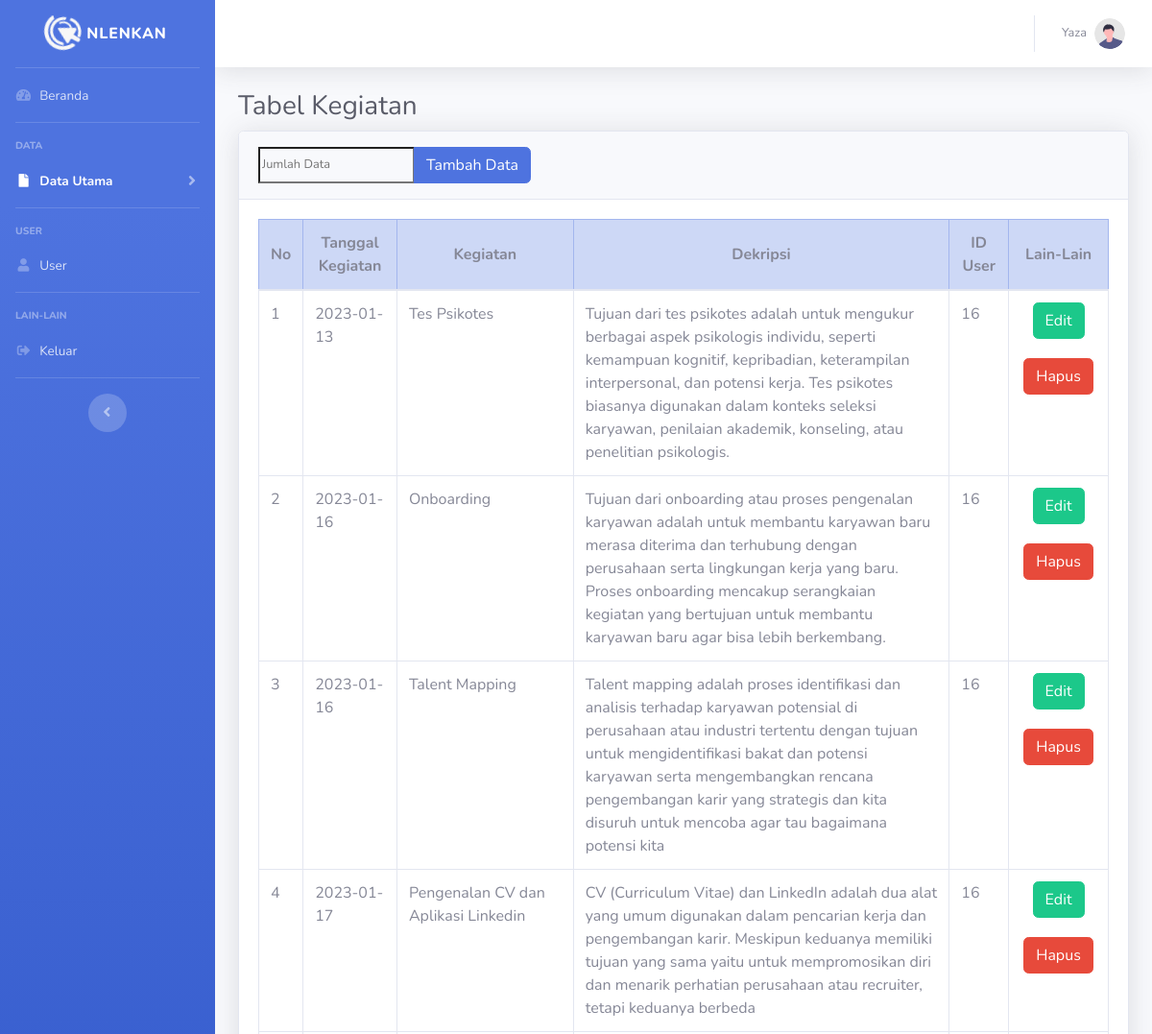
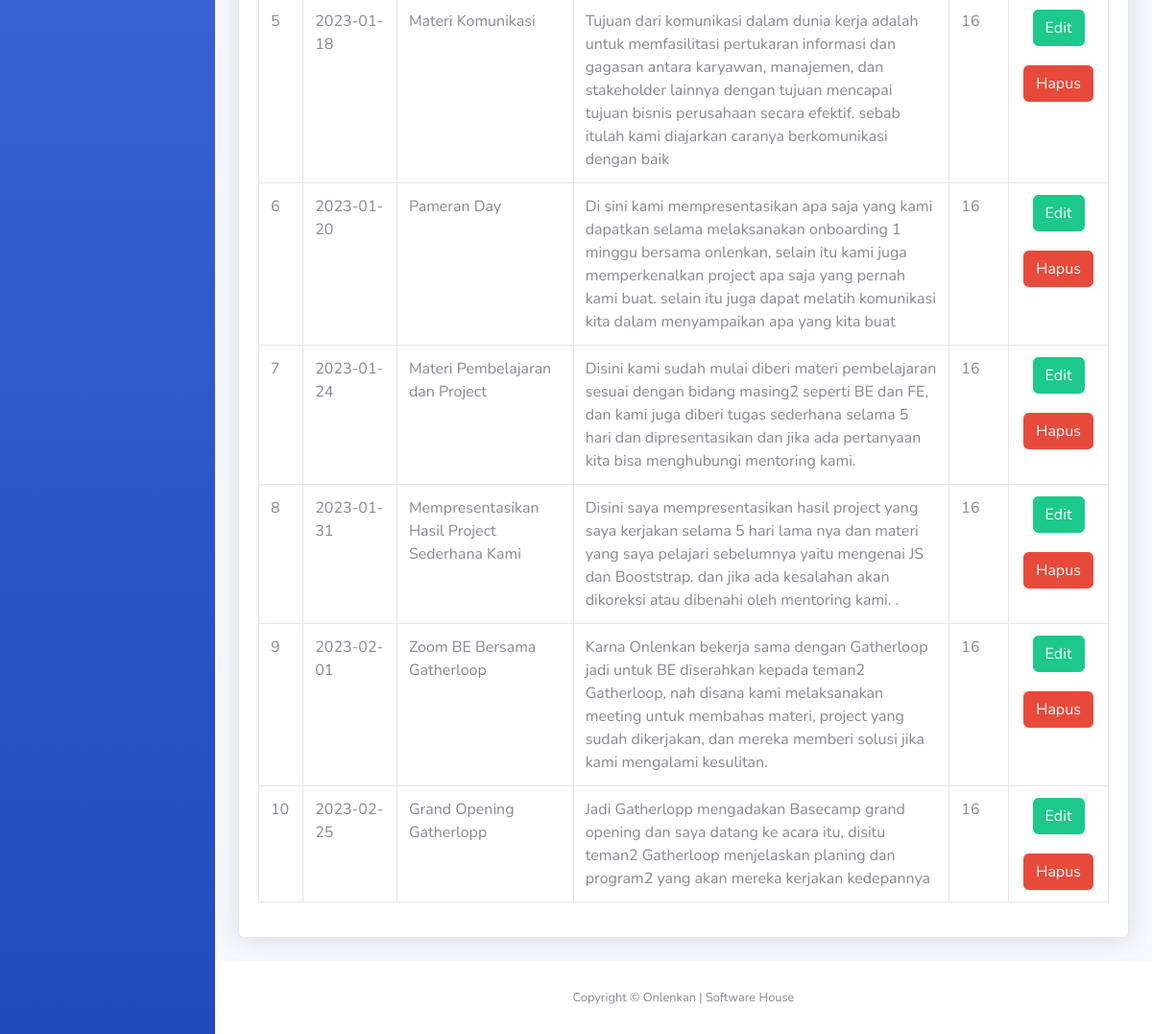
The app's page /admin/kegiatan.php (signed in) with its own data (2 pictures, top to bottom).
### tables this page shows
CREATE TABLE `tb_kegiatan` (
  `id_kegiatan` int(11) NOT NULL,
  `tgl_kegiatan` date NOT NULL,
  `kegiatan` varchar(50) NOT NULL,
  `deskripsi` text NOT NULL,
  `id_user` int(11) NOT NULL
);

### admin/kegiatan.php (the view, shortened to what this page needs)
<?php
if (empty($_SESSION['iduser'])) {
    echo "<script>location='login.php'</script>";
} else {
    ?>
    <!DOCTYPE html>
    <html lang="en">
    <?php
    $elements = "elements/header.php";
    $p = "elements/$elements.php";
    if (!empty($elements) && file_exists($p)) {
        include "$p";
    } else {
        include "$elements";
    }
    ?>
    <body id="page-top">
        <div id="wrapper">
            <?php
            $elements = "elements/sidebar.php";
            $p = "elements/$elements.php";
            if (!empty($elements) && file_exists($p)) {
                include "$p";
            } else {
                include "$elements";
            }
            ?>
            <div id="content-wrapper" class="d-flex flex-column">
                <div id="content">
                    <?php
                    $elements = "elements/navbar.php";
                    $p = "elements/$elements.php";
                    if (!empty($elements) && file_exists($p)) {
                        include "$p";
                    } else {
                        include "$elements";
                    }
                    ?>
                    <div class="container-fluid">
                        <h1 class="h3 mb-2 text-gray-800">Tabel Kegiatan</h1>
                        <div class="card shadow mb-4">
                            <div class="card-header py-3">
                                <form action="tambahkegiatan.php" method="POST">
                                    <div class="input-group">
                                        <input type="number" name="jum" class=" bg-light border-5 small form-inline"
                                            placeholder="Jumlah Data" aria-label="Search" aria-describedby="basic-addon2"
                                            required>
                                        <div class="input-group-append">
                                            <button class="btn btn-primary" type="submit">
                                                Tambah Data
                                            </button>
                                        </div>
                                    </div>
                                </form>
                            </div>
                            <div class="card-body">
                                <div class="table-responsive">
                                    <table class="table table-bordered" id="dataTable" width="100%" cellspacing="0">
                                        <thead class="table-primary">
                                            <tr>
                                                <th style="text-align: center; vertical-align: middle;">No
                                                </th>
                                                <th style="text-align: center; vertical-align: middle;">Tanggal Kegiatan
                                                </th>
                                                <th style="text-align: center; vertical-align: middle;">Kegiatan</th>
                                                <th style="text-align: center; vertical-align: middle;">Dekripsi</th>
                                                <th style="text-align: center; vertical-align: middle;">ID User</th>
                                                <th style="text-align: center; vertical-align: middle;">Lain-Lain</th>
                                            </tr>
                                        </thead>
                                        <?php
                                        $no = 1;
                                        include 'koneksi.php';
                                        $data = mysqli_query($koneksi, "SELECT * FROM tb_kegiatan");
                                        while ($d = mysqli_fetch_array($data)) {
                                            ?>
                                            <tr>
                                                <td>
                                                    <?php echo $no++;?>
                                                </td>
                                                <td>
                                                    <?php echo $d['tgl_kegiatan']; ?>
                                                </td>
                                                <td>
                                                    <?php echo $d['kegiatan']; ?>
                                                </td>
                                                <td>
                                                    <?php echo $d['deskripsi']; ?>
                                                </td>
                                                <td>
                                                    <?php echo $d['id_user']; ?>
                                                </td>
                                                <td style="text-align: center;">
                                                    <a href="editkegiatan.php?id_kegiatan=<?php echo $d['id_kegiatan'] ?>"
                                                        class="btn btn-success" style="margin-bottom: 10px" >Edit</a>
                                                    <a href="hkegiatan.php?id_kegiatan=<?php echo $d['id_kegiatan'] ?>"
                                                        onclick="return confirm('Yakin Akan Menghapus Data?')"
                                                        class="btn btn-danger" style="margin-top: 10px" >Hapus</a>
                                                </td>
                                            </tr>
                                            <?php
                                        }
                                        ?>
                                    </table>
                                </div>
                            </div>
                        </div>
                    </div>
                </div>
                <footer class="sticky-footer bg-white">
                    <div class="container my-auto">
                        <div class="copyright text-center my-auto">
                            <span>Copyright &copy; Onlenkan | Software House</span>
                        </div>
                    </div>
                </footer>
            </div>
        </div>
    </body>
    </html>
<?php } ?>

### records on screen
tb_kegiatan: tgl_kegiatan "2023-01-13", kegiatan "Tes Psikotes", deskripsi "Tujuan dari tes psikotes adalah untuk mengukur berbagai aspek psikologis individu, seperti kemampuan kognitif, kepribadian, keterampilan interpersonal, dan potensi kerja. Tes psikotes biasanya digunakan dalam konteks seleksi karyawan, penilaian akademik, konseling, atau penelitian psikologis.", id_user "16"
tb_kegiatan: tgl_kegiatan "2023-01-16", kegiatan "Onboarding", deskripsi "Tujuan dari onboarding atau proses pengenalan karyawan adalah untuk membantu karyawan baru merasa diterima dan terhubung dengan perusahaan serta lingkungan kerja yang baru. Proses onboarding mencakup serangkaian kegiatan yang bertujuan untuk membantu karyawan baru agar bisa lebih berkembang.", id_user "16"
tb_kegiatan: tgl_kegiatan "2023-01-16", kegiatan "Talent Mapping", deskripsi "Talent mapping adalah proses identifikasi dan analisis terhadap karyawan potensial di perusahaan atau industri tertentu dengan tujuan untuk mengidentifikasi bakat dan potensi karyawan serta mengembangkan rencana pengembangan karir yang strategis dan kita disuruh untuk mencoba agar tau bagaimana potensi kita", id_user "16"
tb_kegiatan: tgl_kegiatan "2023-01-17", kegiatan "Pengenalan CV dan Aplikasi Linkedin", deskripsi "CV (Curriculum Vitae) dan LinkedIn adalah dua alat yang umum digunakan dalam pencarian kerja dan pengembangan karir. Meskipun keduanya memiliki tujuan yang sama yaitu untuk mempromosikan diri dan menarik perhatian perusahaan atau recruiter, tetapi keduanya berbeda", id_user "16"
tb_kegiatan: tgl_kegiatan "2023-01-18", kegiatan "Materi Komunikasi", deskripsi "Tujuan dari komunikasi dalam dunia kerja adalah untuk memfasilitasi pertukaran informasi dan gagasan antara karyawan, manajemen, dan stakeholder lainnya dengan tujuan mencapai tujuan bisnis perusahaan secara efektif. sebab itulah kami diajarkan caranya berkomunikasi dengan baik", id_user "16"
tb_kegiatan: tgl_kegiatan "2023-01-20", kegiatan "Pameran Day", deskripsi "Di sini kami mempresentasikan apa saja yang kami dapatkan selama melaksanakan onboarding 1 minggu bersama onlenkan, selain itu kami juga memperkenalkan project apa saja yang pernah kami buat. selain itu juga dapat melatih komunikasi kita dalam menyampaikan apa yang kita buat", id_user "16"
tb_kegiatan: tgl_kegiatan "2023-01-24", kegiatan "Materi Pembelajaran dan Project", deskripsi "Disini kami sudah mulai diberi materi pembelajaran sesuai dengan bidang masing2 seperti BE dan FE, dan kami juga diberi tugas sederhana selama 5 hari dan dipresentasikan dan jika ada pertanyaan kita bisa menghubungi mentoring kami.", id_user "16"
tb_kegiatan: tgl_kegiatan "2023-01-31", kegiatan "Mempresentasikan Hasil Project Sederhana Kami", deskripsi "Disini saya mempresentasikan hasil project yang saya kerjakan selama 5 hari lama nya dan materi yang saya pelajari sebelumnya yaitu mengenai JS dan Booststrap. dan jika ada kesalahan akan dikoreksi atau dibenahi oleh mentoring kami. .", id_user "16"
tb_kegiatan: tgl_kegiatan "2023-02-01", kegiatan "Zoom BE Bersama Gatherloop", deskripsi "Karna Onlenkan bekerja sama dengan Gatherloop jadi untuk BE diserahkan kepada teman2 Gatherloop, nah disana kami melaksanakan meeting untuk membahas materi, project yang sudah dikerjakan, dan mereka memberi solusi jika kami mengalami kesulitan.", id_user "16"
tb_kegiatan: tgl_kegiatan "2023-02-25", kegiatan "Grand Opening Gatherlopp", deskripsi "Jadi Gatherlopp mengadakan Basecamp grand opening dan saya datang ke acara itu, disitu teman2 Gatherloop menjelaskan planing dan program2 yang akan mereka kerjakan kedepannya", id_user "16"

### other values on screen
$_SESSION['namauser'] "Yaza"
